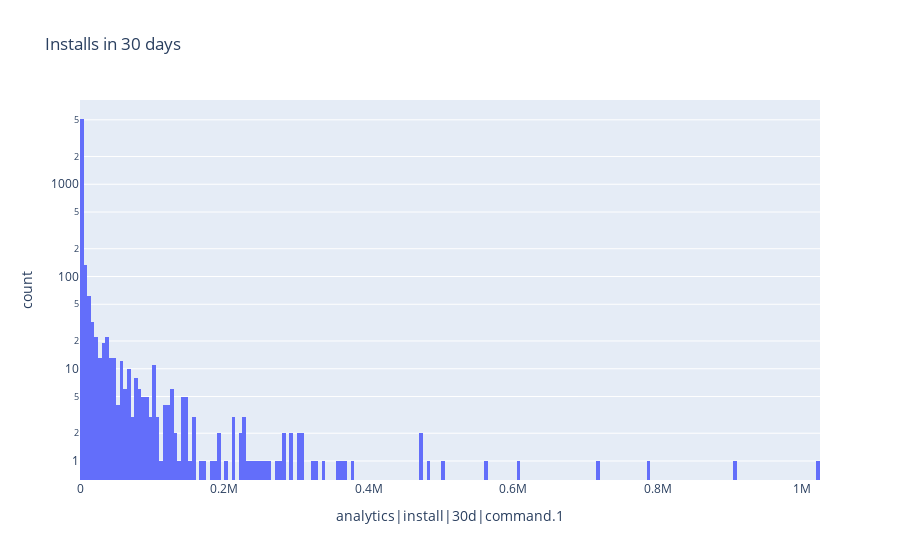

The cell this chart's notebook holds for it:
### Code cell
col_name = "analytics|install|30d|command.1"
fig = px.histogram(df, x=col_name, log_y=True, title="Installs in 30 days")
fig.show()
df.sort_values([col_name], ascending=[False]).head(5)[["name", col_name]]

### Figure 1 — Plotly figure (JSON) as saved in the notebook; plotly's stock layout.template omitted (floating-point values rounded to 4 significant figures; data arrays with more than 128 entries replaced by an {"elided": "..."} marker saying what was removed)
{"data": [{"alignmentgroup": "True", "bingroup": "x", "hovertemplate": "analytics|install|30d|command.1=%{x}<br>count=%{y}<extra></extra>", "legendgroup": "", "marker": {"color": "#636efa", "pattern": {"shape": ""}}, "name": "", "offsetgroup": "", "orientation": "v", "showlegend": false, "type": "histogram", "x": {"elided": "7960 int values"}, "xaxis": "x", "yaxis": "y"}], "layout": {"barmode": "relative", "legend": {"tracegroupgap": 0}, "title": {"text": "Installs in 30 days"}, "xaxis": {"anchor": "y", "domain": [0, 1], "title": {"text": "analytics|install|30d|command.1"}}, "yaxis": {"anchor": "x", "domain": [0, 1], "title": {"text": "count"}, "type": "log"}}}
